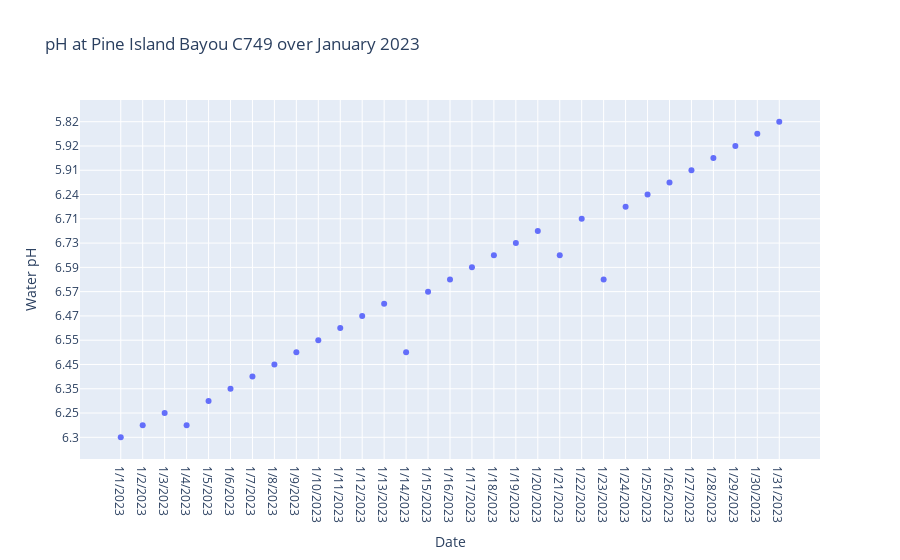

The cell this chart's notebook holds for it:
### Code cell
fig = px.scatter(pHframe, x='Date', y='Water pH', title = 'pH at Pine Island Bayou C749 over January 2023')
fig.show()

### Figure 1 — Plotly figure (JSON) as saved in the notebook; plotly's stock layout.template omitted (floating-point values rounded to 4 significant figures)
{"data": [{"hovertemplate": "Date=%{x}<br>Water pH=%{y}<extra></extra>", "legendgroup": "", "marker": {"color": "#636efa", "symbol": "circle"}, "mode": "markers", "name": "", "orientation": "v", "showlegend": false, "type": "scatter", "x": ["1/1/2023", "1/2/2023", "1/3/2023", "1/4/2023", "1/5/2023", "1/6/2023", "1/7/2023", "1/8/2023", "1/9/2023", "1/10/2023", "1/11/2023", "1/12/2023", "1/13/2023", "1/14/2023", "1/15/2023", "1/16/2023", "1/17/2023", "1/18/2023", "1/19/2023", "1/20/2023", "1/21/2023", "1/22/2023", "1/23/2023", "1/24/2023", "1/25/2023", "1/26/2023", "1/27/2023", "1/28/2023", "1/29/2023", "1/30/2023", "1/31/2023"], "xaxis": "x", "y": ["6.3", "6.28", "6.25", "6.28", "6.32", "6.35", "6.38", "6.45", "6.56", "6.55", "6.5", "6.47", "6.51", "6.56", "6.57", "6.58", "6.59", "6.63", "6.73", "6.65", "6.63", "6.71", "6.58", "6.49", "6.24", "6", "5.91", "5.85", "5.92", "5.93", "5.82"], "yaxis": "y"}], "layout": {"autosize": true, "legend": {"tracegroupgap": 0}, "title": {"text": "pH at Pine Island Bayou C749 over January 2023"}, "xaxis": {"anchor": "y", "autorange": true, "domain": [0, 1], "range": [-1.813, 31.81], "title": {"text": "Date"}, "type": "category"}, "yaxis": {"anchor": "x", "autorange": true, "domain": [0, 1], "range": [-2.162, 28.16], "title": {"text": "Water pH"}, "type": "category"}}}
